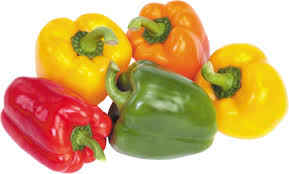
#> input picture peppers.jpeg, 289 x 174 px
$ jupyter execute fourier.ipynb
#> lines starting #> are read from the running program, lines starting #| are printed output that depends on the picture
[cell 1]
import numpy as np
import matplotlib.pyplot as plt
from imageio import imread

gray_img = imread('peppers.jpeg')
#> gray_img is the input picture: shape (174, 289, 3); mean R, G, B 212.2, 176.1, 118.7

F = np.fft.fft2(gray_img)
F_shifted = np.fft.fftshift(F)

magnitude_gray = np.log(1 + np.abs(F_shifted))
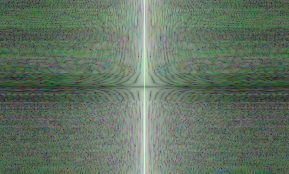
#> magnitude_gray: shape (174, 289, 3) float64; mean of channels 0, 1, 2 5.01, 5.79, 5.01; drawn with min black and max white
phase_gray = np.angle(F_shifted)
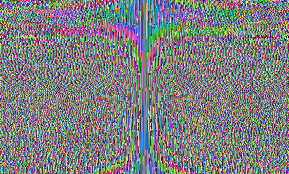
#> phase_gray: shape (174, 289, 3) float64; mean of channels 0, 1, 2 -0.034, 3.14e-18, 0.034; drawn with min black and max white

plt.figure(figsize=(12,4))
plt.subplot(1,3,1); plt.imshow(gray_img, cmap='gray'); plt.title('Original Grayscale Image')
plt.subplot(1,3,2); plt.imshow(magnitude_gray, cmap='gray'); plt.title('Magnitude Spectrum')
plt.subplot(1,3,3); plt.imshow(phase_gray, cmap='gray'); plt.title('Phase Spectrum')
plt.show()
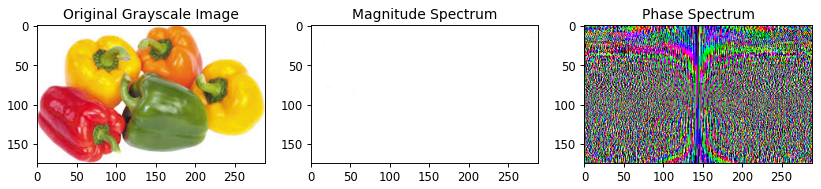
#> figure drawn by matplotlib, 3 panels


color_img = imread('peppers.jpeg') / 255.0

R = color_img[:,:,0]
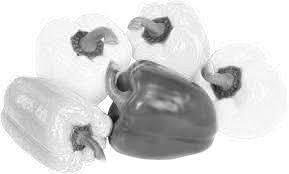
#> R: shape (174, 289) float64; min 0.0588, max 1, mean 0.832
G = color_img[:,:,1]
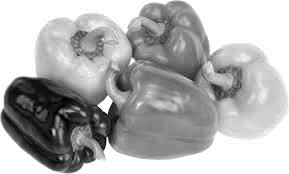
#> G: shape (174, 289) float64; min 0, max 1, mean 0.691
B = color_img[:,:,2]
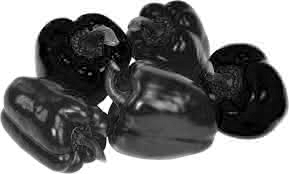
#> B: shape (174, 289) float64; min 0, max 1, mean 0.466

FR = np.fft.fftshift(np.fft.fft2(R))
FG = np.fft.fftshift(np.fft.fft2(G))
FB = np.fft.fftshift(np.fft.fft2(B))

magR = np.log(1 + np.abs(FR))
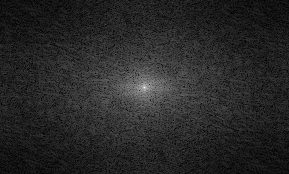
#> magR: shape (174, 289) float64; min 0.0168, max 10.64, mean 1.68; drawn with min black and max white
magG = np.log(1 + np.abs(FG))
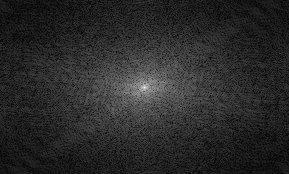
#> magG: shape (174, 289) float64; min 0.0273, max 10.46, mean 1.75; drawn with min black and max white
magB = np.log(1 + np.abs(FB))
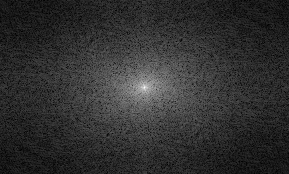
#> magB: shape (174, 289) float64; min 0.0183, max 10.06, mean 1.93; drawn with min black and max white

plt.figure(figsize=(10,8))
plt.subplot(2,2,1); plt.imshow(color_img); plt.title('Original Color Image')
plt.subplot(2,2,2); plt.imshow(magR, cmap='gray'); plt.title('Red Channel Magnitude Spectrum')
plt.subplot(2,2,3); plt.imshow(magG, cmap='gray'); plt.title('Green Channel Magnitude Spectrum')
plt.subplot(2,2,4); plt.imshow(magB, cmap='gray'); plt.title('Blue Channel Magnitude Spectrum')
plt.show()
